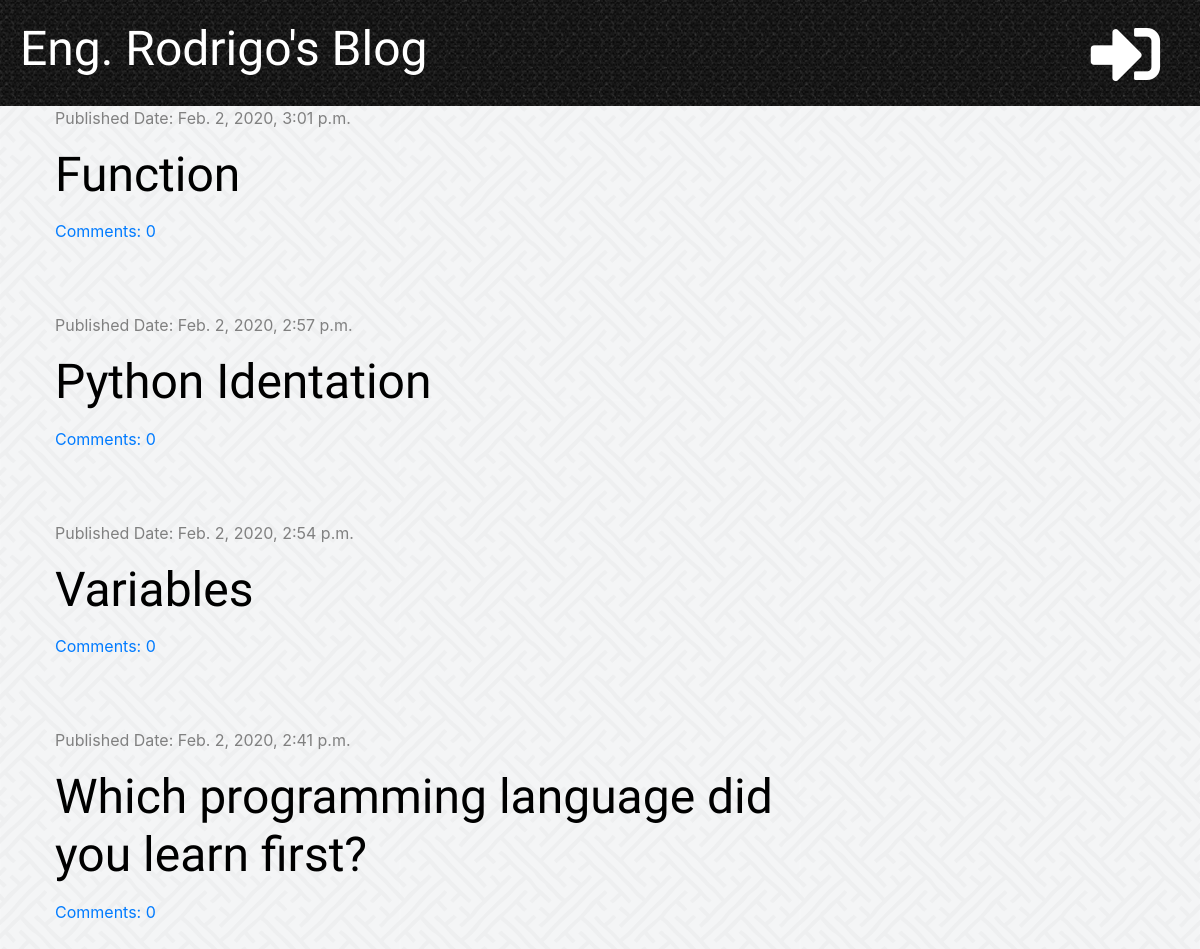
The page / on the database its author committed.
### project/models.py (models this page shows, shortened)
class Post(models.Model):
    author = models.ForeignKey('auth.User', on_delete=models.CASCADE)
    title = models.CharField(max_length=200)
    text = models.TextField()
    created_date = models.DateTimeField(default=timezone.now)
    published_date = models.DateTimeField(blank=True, null=True)
    def approved_comments(self):
        return self.comments.filter(approved=True)

### project/views.py (the view)
# urls.py: path('', views.post_list, name='post_list'),
def post_list(request):
    posts = Post.objects.filter(published_date__lte=timezone.now()).order_by('-published_date')
    stuff_for_frontend = {'posts': posts}
    return render(request, 'project/post_list.html', stuff_for_frontend)

### project/templatetags/markdownify.py (called while the page is built)
@register.filter
def markdown(value):
    renderer = HighlightRenderer()
    markdown = mistune.Markdown(renderer=renderer)
    return markdown(value)

### project/templates/project/post_list.html (shortened to what this page needs)
{% extends 'project/base.html' %}
{% load markdownify %}
{% block content %}
    {% for post in posts %}
        <div class='post'>
            <div class='date'>
                <p>Published Date: {{ post.published_date }}</p>
            </div>
                <h1><a href="{% url 'post_detail' pk=post.pk %}">{{ post.title }}</a></h1>
                <a href="{% url 'post_detail' pk=post.pk %}">Comments: {{ post.approved_comments.count }}</a>
        </div>
    {% endfor %}
{% endblock %}

### project/static/css/project.css (style rules this page uses)
body { background-image: url("../images/interlaced.png"); }
h1, h2, h3, h4 { font-family: 'Tangerine', 'Inconsolata', 'Droid Sans', serif; font-size: 48px; }
.date { color: grey }
.post { margin-bottom: 70px; }
.post h1 a { color: #000000; }

### rows shown on the page
Post: published_date "Feb. 2, 2020, 3:01 p.m.", title "Function", approved_comments.count "0"
Post: published_date "Feb. 2, 2020, 2:57 p.m.", title "Python Identation", approved_comments.count "0"
Post: published_date "Feb. 2, 2020, 2:54 p.m.", title "Variables", approved_comments.count "0"
Post: published_date "Feb. 2, 2020, 2:41 p.m.", title "Which programming language did you learn first?", approved_comments.count "0"
